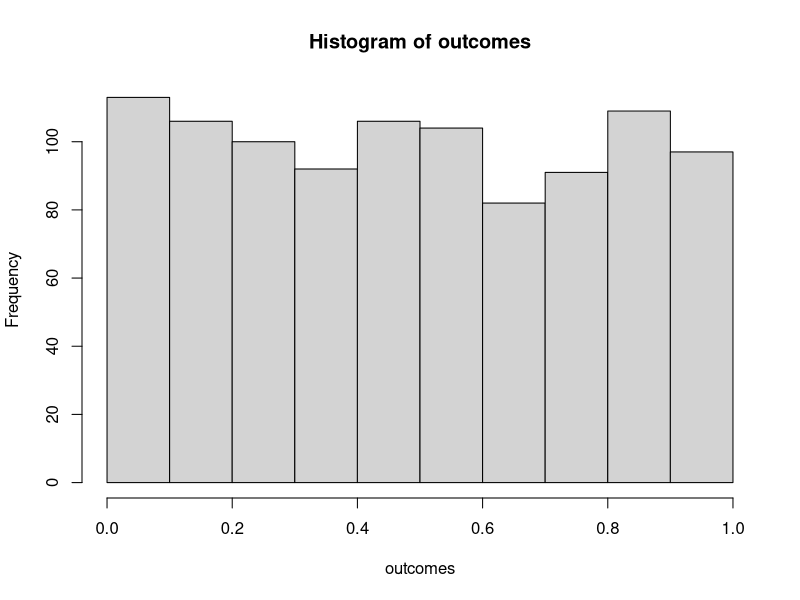
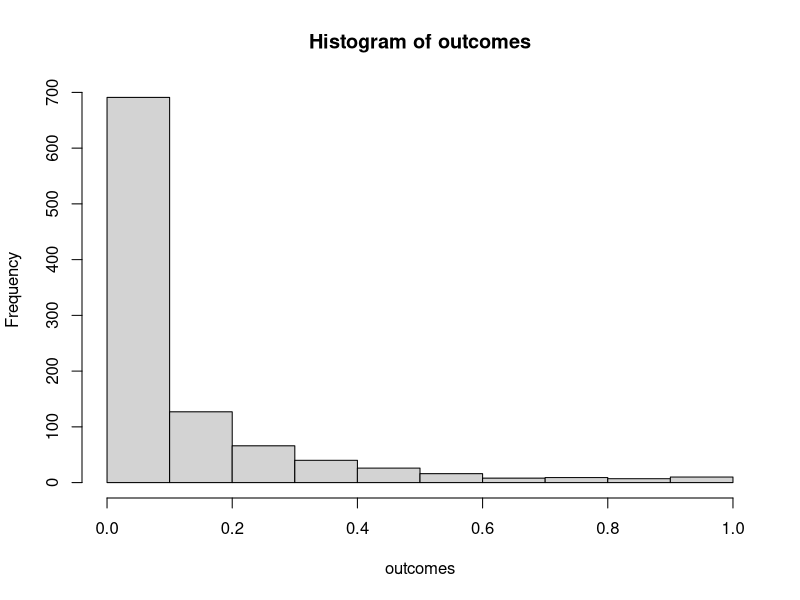
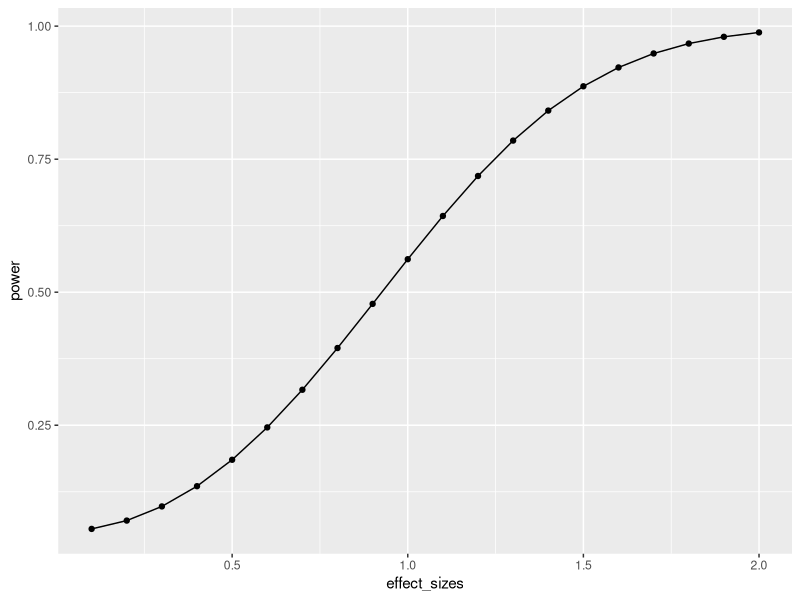
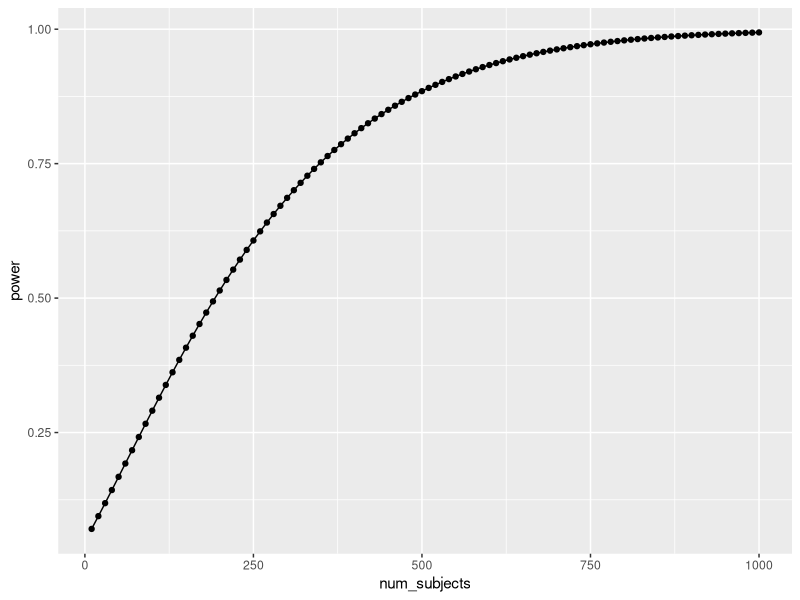
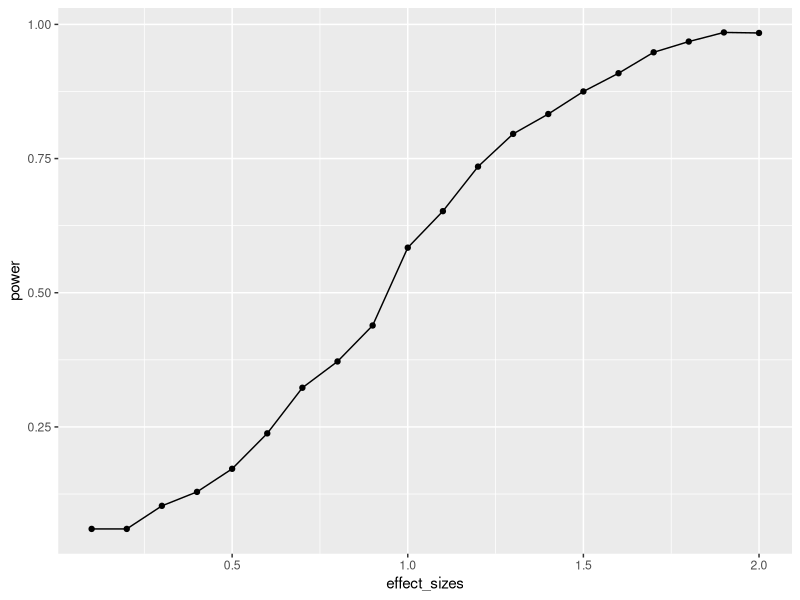
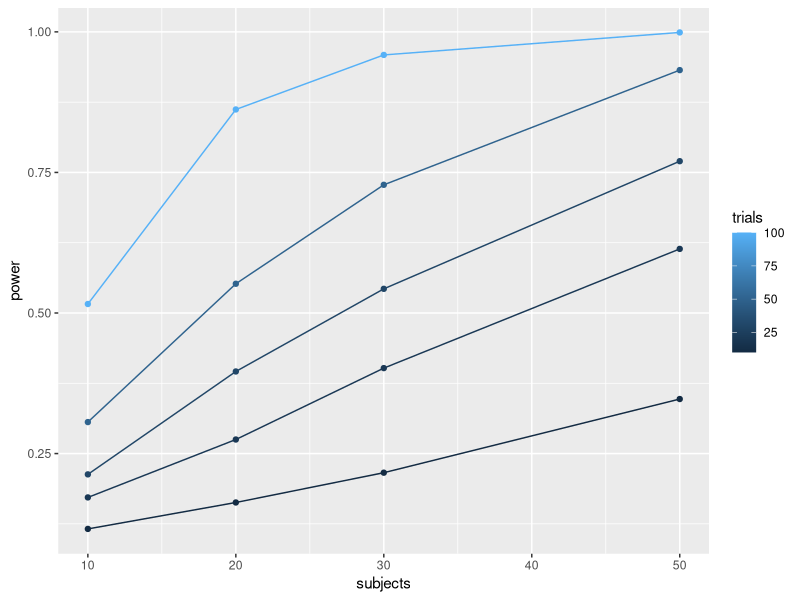
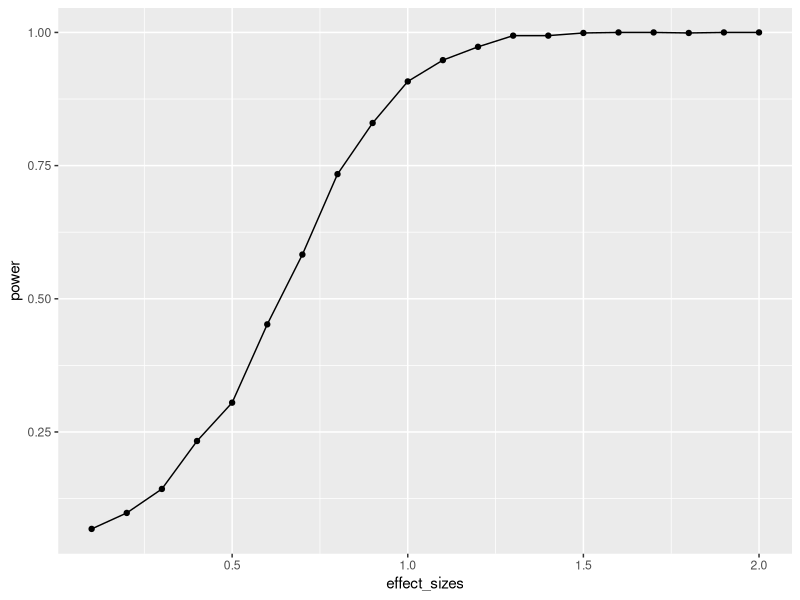
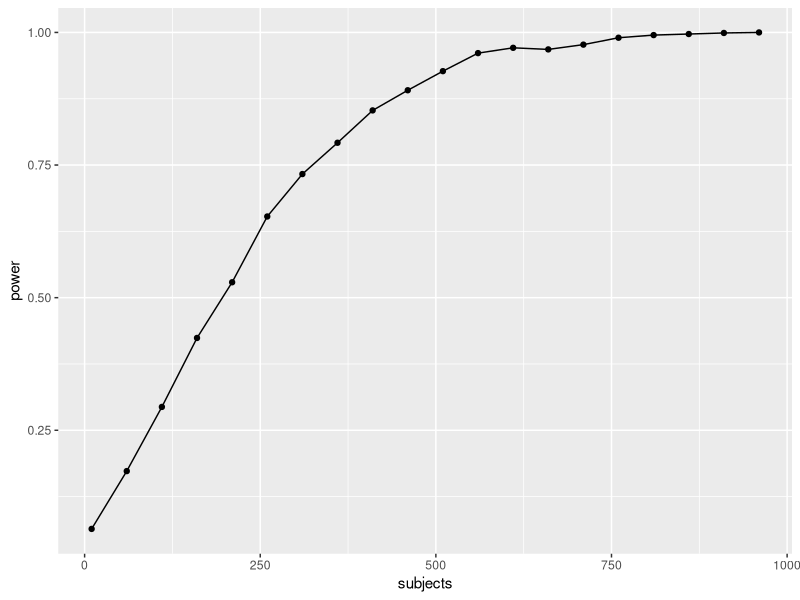

Source code (R) for these figures, in order:
## ---- chunk 1
# samples A and B come from the same normal distribution
A <- rnorm(n=10,mean=10, sd=5)
B <- rnorm(n=10,mean=10, sd=5)

# the pvalue for this one pretend simulation
t.test(A,B,var.equal=TRUE)$p.value

# running the simulation
# everytime we run this function we do one simulated experiment and return the p-value
sim_null <- function(){
  A <- rnorm(n=10,mean=10, sd=5)
  B <- rnorm(n=10,mean=10, sd=5)
  return(t.test(A,B,var.equal=TRUE)$p.value)
}

# use replicate to run the sim many times
outcomes <- replicate(1000,sim_null())

# plot the null-distribution of p-values
hist(outcomes)

# proportion of simulated experiments had a p-value less than .05
length(outcomes[outcomes<.05])/1000

## ---- chunk 2
# make the mean for B 15 (5 more than A)
sim_alternative <- function(){
  A <- rnorm(n=10,mean=10, sd=5)
  B <- rnorm(n=10,mean=15, sd=5)
  return(t.test(A,B,var.equal=TRUE)$p.value)
}

# use replicate to run the sim many times
outcomes <- replicate(1000,sim_alternative())

# plot the distribution of p-values
hist(outcomes)

# proportion of simulated experiments had a p-value less than .05
length(outcomes[outcomes<.05])/1000
## ---- chunk 3
library(pwr)
pwr.t.test(n=10,
           d=1,
           sig.level=.05,
           type="two.sample",
           alternative="two.sided")
## ---- chunk 4
effect_sizes <- seq(.1,2,.1)
power <- sapply(effect_sizes, 
          FUN = function(x) {
            pwr.t.test(n=10,
            d=x,
            sig.level=.05,
            type="two.sample",
            alternative="two.sided")$power})
plot_df <- data.frame(effect_sizes,power)

library(ggplot2)
ggplot(plot_df, aes(x=effect_sizes,
                    y=power))+
  geom_point()+
  geom_line()
## ---- chunk 5
num_subjects <- seq(10,1000,10)
power <- sapply(num_subjects, 
          FUN = function(x) {
            pwr.t.test(n=x,
            d=.2,
            sig.level=.05,
            type="two.sample",
            alternative="two.sided")$power})
plot_df <- data.frame(num_subjects,power)

library(ggplot2)
ggplot(plot_df, aes(x=num_subjects,
                    y=power))+
  geom_point()+
  geom_line()
## ---- chunk 6
# function to run a simulated t-test
sim_power <- function(x){
  A <- rnorm(n=10,mean=0, sd=1)
  B <- rnorm(n=10,mean=(0+x), sd=1)
  return(t.test(A,B,var.equal=TRUE)$p.value)
}

# vector of effect sizes
effect_sizes <- seq(.1,2,.1)
# run simulation for each effect size 1000 times
power <- sapply(effect_sizes, 
          FUN = function(x) {
            sims <- replicate(1000,sim_power(x))
            sim_power <- length(sims[sims<.05])/length(sims)
            return(sim_power)})
# combine into dataframe
plot_df <- data.frame(effect_sizes,power)

# plot the power curve
ggplot(plot_df, aes(x=effect_sizes,
                    y=power))+
  geom_point()+
  geom_line()
## ---- chunk 7
# function to run a simulated t-test
# nsubs sets number of subjects
# ntrials to change number of trials
# d sets effect size
# this is a paired sample test to model Stroop
sim_power <- function(nsubs,ntrials,d){
  A <- replicate(nsubs,mean(rnorm(n=ntrials,mean=0, sd=1)))
  B <- replicate(nsubs,mean(rnorm(n=ntrials,mean=d, sd=1)))
  return(t.test(A,B,paired=TRUE)$p.value)
}

# vectors for number of subjects and trials
n_subs_vector <- c(10,20,30,50)
n_trials_vector <- c(10,20,30,50,100)

# a loop to run all simulations
power <- c()
subjects <- c()
trials <- c()
i <- 0 # use this as a counter for indexing
for(s in n_subs_vector){
  for(t in n_trials_vector){
    i <- i+1
    sims <- replicate(1000,sim_power(s,t,.1))
    power[i] <- length(sims[sims<.05])/length(sims)
    subjects[i] <- s
    trials[i] <- t
  }
}

# combine into dataframe
plot_df <- data.frame(power,subjects,trials)

# plot the power curve
ggplot(plot_df, aes(x=subjects,
                    y=power,
                    group=trials,
                    color=trials))+
  geom_point()+
  geom_line()

# a vectorized version of the loop
# run simulation for each effect size 1000 times

# power <- outer(n_subs_vector,
#                n_trials_vector,
#                FUN = Vectorize(function(x,y) {
#                   sims <- replicate(100,sim_power(x,y))  
#                   sim_power <- length(sims[sims<.05])/length(sims)
#                   return(sim_power)
#                }))

## ---- chunk 8
# function to run a simulated t-test
sim_power_anova <- function(x){
  A <- rnorm(n=20,mean=0, sd=1)
  B <- rnorm(n=20,mean=0, sd=1)
  C <- rnorm(n=20,mean=0, sd=1)
  D <- rnorm(n=20,mean=(0+x), sd=1)
  df <- data.frame(condition = as.factor(rep(c("A","B","C","D"),each=20)),
                   DV = c(A,B,C,D))
  aov_results <- summary(aov(DV~condition,df))
  #return the pvalue
  return(aov_results[[1]]$`Pr(>F)`[1])
}

# vector of effect sizes
effect_sizes <- seq(.1,2,.1)
# run simulation for each effect size 1000 times
power <- sapply(effect_sizes, 
          FUN = function(x) {
            sims <- replicate(1000,sim_power_anova(x))
            sim_power <- length(sims[sims<.05])/length(sims)
            return(sim_power)})
# combine into dataframe
plot_df <- data.frame(effect_sizes,power)

# plot the power curve
ggplot(plot_df, aes(x=effect_sizes,
                    y=power))+
  geom_point()+
  geom_line()
## ---- chunk 9
sim_power_anova <- function(x){
  A <- rnorm(n=x,mean=0, sd=1)
  B <- rnorm(n=x,mean=0, sd=1)
  C <- rnorm(n=x,mean=0, sd=1)
  D <- rnorm(n=x,mean=.2, sd=1)
  df <- data.frame(condition = as.factor(rep(c("A","B","C","D"),each=x)),
                   DV = c(A,B,C,D))
  aov_results <- summary(aov(DV~condition,df))
  #return the pvalue
  return(aov_results[[1]]$`Pr(>F)`[1])
}

# vector of effect sizes
subjects <- seq(10,1000,50)
# run simulation for each effect size 1000 times
power <- sapply(subjects, 
          FUN = function(x) {
            sims <- replicate(1000,sim_power_anova(x))
            sim_power <- length(sims[sims<.05])/length(sims)
            return(sim_power)})
# combine into dataframe
plot_df <- data.frame(subjects,power)

# plot the power curve
ggplot(plot_df, aes(x=subjects,
                    y=power))+
  geom_point()+
  geom_line()

## ---- chunk 10
# get 20 random answers for all 20 subjects and 20 questions
# columns will be individual subjects 1 to 20
# rows will be questions 1 to 20
questionnaire <- matrix(sample(1:7,20*20, replace=TRUE),ncol=20)
# get 20 measures of performance on behavioral task
behavioral_task <- rnorm(20,0,1)

# correlate behavior with each question
save_correlations <-c()
for(i in 1:20){
  save_correlations[i] <- cor(behavioral_task,questionnaire[i,])
}

# show histogram of 20 correlations
hist(save_correlations)
## ---- chunk 11
save_max <- c()
for( j in 1:10000){
  questionnaire <- matrix(sample(1:7,20*20, replace=TRUE),ncol=20)
  behavioral_task <- rnorm(20,0,1)
  
  save_correlations <-c()
  for(i in 1:20){
    save_correlations[i] <- cor(behavioral_task,questionnaire[i,])
  }
  save_max[j] <- max(abs(save_correlations))
}

hist(save_max)
## ---- chunk 12
save_max <- c()
for( j in 1:10000){
  questionnaire <- matrix(sample(1:7,200*20, replace=TRUE),ncol=200)
  behavioral_task <- rnorm(200,0,1)
  
  save_correlations <-c()
  for(i in 1:20){
    save_correlations[i] <- cor(behavioral_task,questionnaire[i,])
  }
  save_max[j] <- max(abs(save_correlations))
}

hist(save_max)
